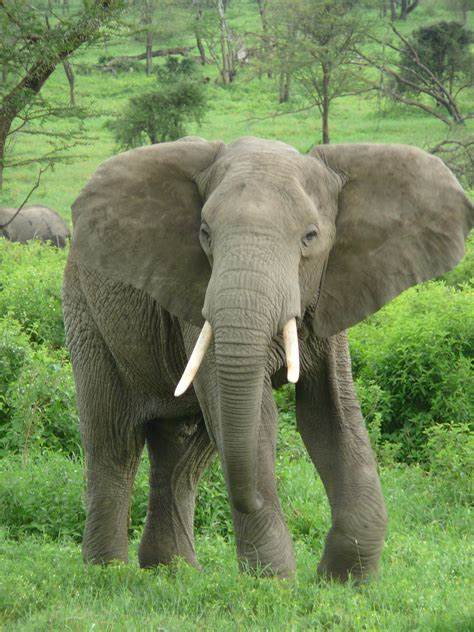
#> input picture OIP.jpg, 474 x 632 px
$ python w2_cropimage.py
#> lines starting #> are read from the running program, lines starting #| are printed output that depends on the picture; after the words box and inside, x2 and y2 are one past the last pixel; in counts of white or black regions, pixels touching at a corner belong together
import cv2 as cv

img = cv.imread('OIP.jpg',1)
#> img is the input picture: shape (632, 474, 3); mean B, G, R 88.8, 134.9, 115
image_copy = img.copy()
imgheight=img.shape[0]
#> imgheight = 632
imgwidth=img.shape[1]
#> imgwidth = 474
print("Original Height and Width:", imgheight,"x", imgwidth)
#| Original Height and Width: 632 x 474

cv.imshow('Original Image', img)

cropped_image = img[126:632,47:474]
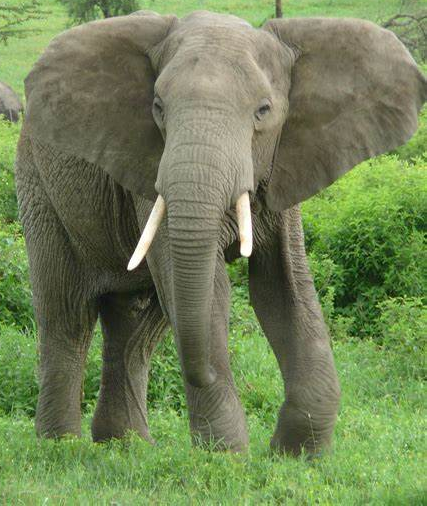
#> cropped_image: shape (506, 427, 3); mean B, G, R 86.4, 129.4, 113.3
cv.imshow("cropped", cropped_image)

M = 63
N = 47
x1 = 0
y1 = 0

for y in range(0, imgheight, M):
    for x in range(0, imgwidth, N):
        if (imgheight - y) < M or (imgwidth - x) < N:
            break
        y1 = y + M
        x1 = x + N

        if x1 >= imgwidth and y1 >= imgheight:
            x1 = imgwidth - 1
            y1 = imgheight - 1
            tiles = image_copy[y:y+M, x:x+N]
            cv.imwrite('saved_patches/'+'tile'+str(x)+'_'+str(y)+'.jpg', tiles)
            cv.rectangle(img, (x, y), (x1, y1), (0, 255, 0), 1)
        elif y1 >= imgheight:
            y1 = imgheight - 1
            tiles = image_copy[y:y+M, x:x+N]
            cv.imwrite('saved_patches/'+'tile'+str(x)+'_'+str(y)+'.jpg', tiles)
            cv.rectangle(img, (x, y), (x1, y1), (0, 255, 0), 1)
        elif x1 >= imgwidth:
            x1 = imgwidth - 1
            tiles = image_copy[y:y+M, x:x+N]
            cv.imwrite('saved_patches/'+'tile'+str(x)+'_'+str(y)+'.jpg', tiles)
            cv.rectangle(img, (x, y), (x1, y1), (0, 255, 0), 1)
        else:
            tiles = image_copy[y:y+M, x:x+N]
            cv.imwrite('saved_patches/'+'tile'+str(x)+'_'+str(y)+'.jpg', tiles)
            cv.rectangle(img, (x, y), (x1, y1), (0, 255, 0), 1)
#> this loop made 11 passes
#> pass 1, `cv.imwrite('saved_patches/'+'tile'+str(x)+'_'+str(y)+'.jpg', tiles)`:
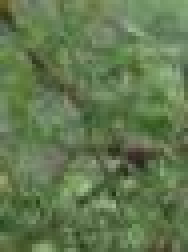
#> saved as tile0_0.jpg: shape (63, 47, 3) (shown 4 times larger); mean B, G, R 79.7, 120.1, 97.9
#> pass 1, `cv.imwrite('saved_patches/'+'tile'+str(x)+'_'+str(y)+'.jpg', tiles)`:
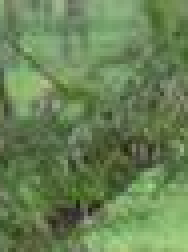
#> saved as tile47_0.jpg: shape (63, 47, 3) (shown 4 times larger); mean B, G, R 85.3, 130, 104.5
#> pass 1, `cv.imwrite('saved_patches/'+'tile'+str(x)+'_'+str(y)+'.jpg', tiles)`:
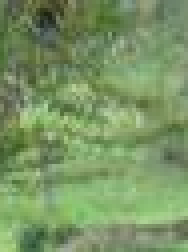
#> saved as tile94_0.jpg: shape (63, 47, 3) (shown 4 times larger); mean B, G, R 99.9, 148.6, 121.4
#> pass 1, `cv.imwrite('saved_patches/'+'tile'+str(x)+'_'+str(y)+'.jpg', tiles)`:
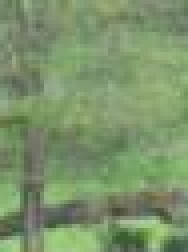
#> saved as tile141_0.jpg: shape (63, 47, 3) (shown 4 times larger); mean B, G, R 106.4, 147.2, 123.6
#> after the loop:
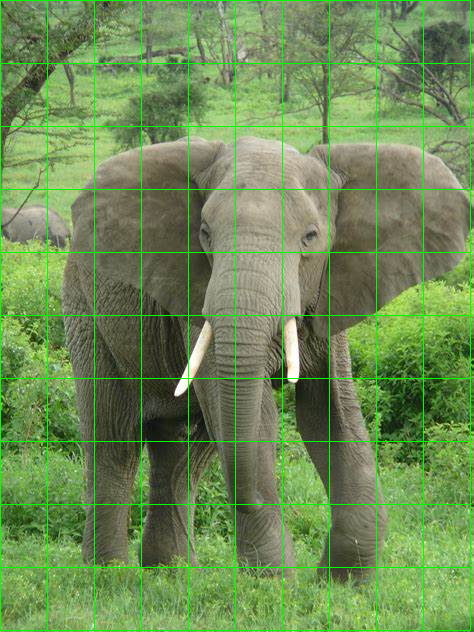
#> img: shape (632, 474, 3); 4.01% of pixels changed, all inside (x1, y1, x2, y2) = (0, 0, 471, 631)
#> after the loop:
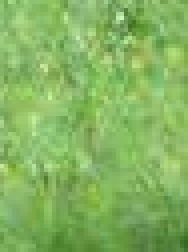
#> tiles: shape (63, 47, 3) (shown 4 times larger); mean B, G, R 96.3, 180.5, 132.4

cv.imshow("Patched Image",img)

cv.waitKey(0)
cv.destroyAllWindows()

$ run again, with WIN_20230704_13_51_00_Pro.jpg copied over OIP.jpg
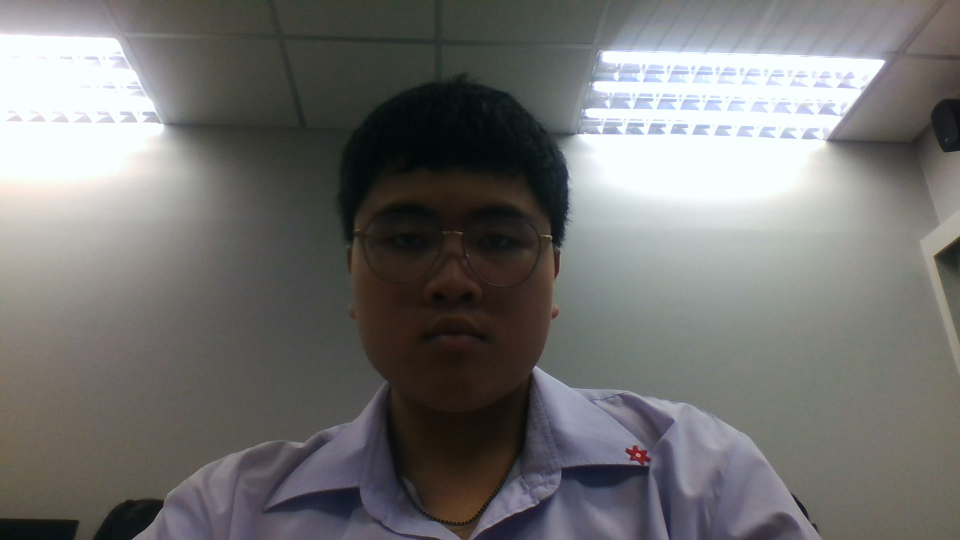
#> input picture WIN_20230704_13_51_00_Pro.jpg, 1920 x 1080 px (shown at 1/2 size)
#> img is the input picture: shape (1080, 1920, 3); mean B, G, R 112.8, 114.1, 114.5
#| Original Height and Width: 1080 x 1920
#> after the loop `for y in range(0, imgheight, M):`:
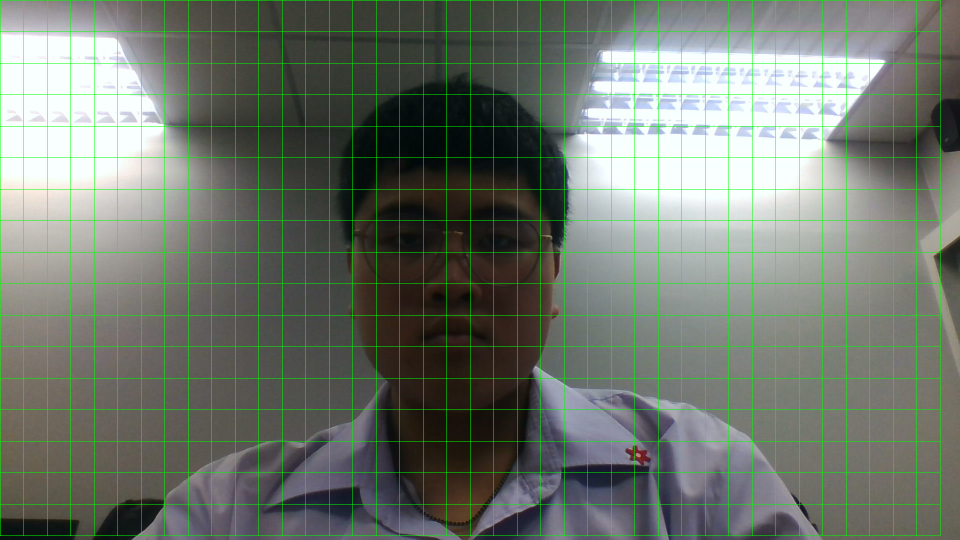
#> img: shape (1080, 1920, 3) (shown at 1/2 size); 3.72% of pixels changed, all inside (x1, y1, x2, y2) = (0, 0, 1881, 1072)
#> after the loop `for y in range(0, imgheight, M):`:
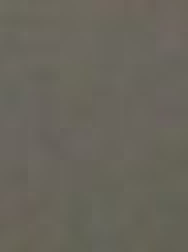
#> tiles: shape (63, 47, 3) (shown 4 times larger); mean B, G, R 91.1, 100.9, 104.4
